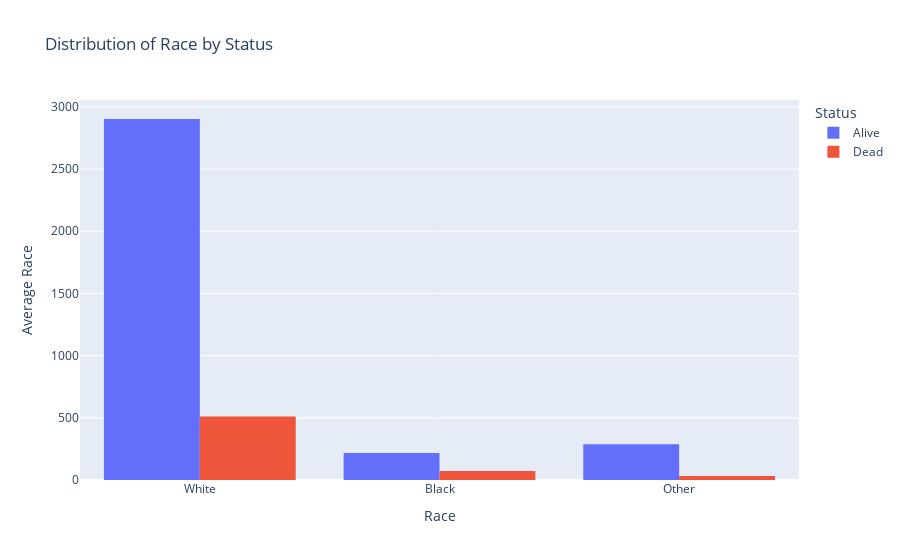

Here is the notebook cell this chart was saved with:
### Markdown cell above
#### Race Distribution by Status

### Code cell
figh_2 = px.histogram(df, x="Race", color='Status', barmode='group',
                      title="Distribution of Race by Status", histfunc='avg')
figh_2.update_layout(yaxis_title='Average Race')
figh_2.show()

### Figure 1 — Plotly figure (JSON) as saved in the notebook; plotly's stock layout.template omitted (floating-point values rounded to 4 significant figures; data arrays with more than 128 entries replaced by an {"elided": "..."} marker saying what was removed)
{"data": [{"alignmentgroup": "True", "bingroup": "x", "histfunc": "avg", "hovertemplate": "Status=Alive<br>Race=%{x}<br>avg of None=%{y}<extra></extra>", "legendgroup": "Alive", "marker": {"color": "#636efa", "pattern": {"shape": ""}}, "name": "Alive", "offsetgroup": "Alive", "orientation": "v", "showlegend": true, "type": "histogram", "x": {"elided": "3408 str values"}, "xaxis": "x", "yaxis": "y"}, {"alignmentgroup": "True", "bingroup": "x", "histfunc": "avg", "hovertemplate": "Status=Dead<br>Race=%{x}<br>avg of None=%{y}<extra></extra>", "legendgroup": "Dead", "marker": {"color": "#EF553B", "pattern": {"shape": ""}}, "name": "Dead", "offsetgroup": "Dead", "orientation": "v", "showlegend": true, "type": "histogram", "x": {"elided": "616 str values"}, "xaxis": "x", "yaxis": "y"}], "layout": {"barmode": "group", "legend": {"title": {"text": "Status"}, "tracegroupgap": 0}, "title": {"text": "Distribution of Race by Status"}, "xaxis": {"anchor": "y", "domain": [0, 1], "title": {"text": "Race"}}, "yaxis": {"anchor": "x", "domain": [0, 1], "title": {"text": "Average Race"}}}}
